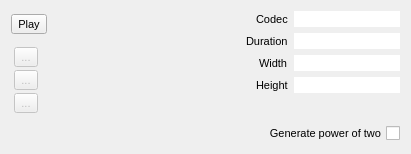
<?xml version="1.0" encoding="UTF-8"?>
<ui version="4.0">
 <class>VideoFileDialogPreviewWidget</class>
 <widget class="QWidget" name="VideoFileDialogPreviewWidget">
  <property name="geometry">
   <rect>
    <x>0</x>
    <y>0</y>
    <width>411</width>
    <height>154</height>
   </rect>
  </property>
  <property name="sizePolicy">
   <sizepolicy hsizetype="Preferred" vsizetype="Expanding">
    <horstretch>0</horstretch>
    <verstretch>0</verstretch>
   </sizepolicy>
  </property>
  <property name="font">
   <font>
    <pointsize>-1</pointsize>
   </font>
  </property>
  <property name="windowTitle">
   <string>Form</string>
  </property>
  <property name="styleSheet">
   <string notr="true">font-size:11px;</string>
  </property>
  <layout class="QGridLayout" name="gridLayout">
   <item row="0" column="0" rowspan="2">
    <widget class="QToolButton" name="startButton">
     <property name="toolTip">
      <string>Start / stop  the movie</string>
     </property>
     <property name="text">
      <string>Play</string>
     </property>
     <property name="icon">
      <iconset resource="../icons.qrc">
       <normaloff>:/glmixer/icons/media-playback-start.png</normaloff>:/glmixer/icons/media-playback-start.png</iconset>
     </property>
     <property name="iconSize">
      <size>
       <width>22</width>
       <height>22</height>
      </size>
     </property>
     <property name="checkable">
      <bool>true</bool>
     </property>
    </widget>
   </item>
   <item row="0" column="1" rowspan="7">
    <widget class="VideoFileDisplayWidget" name="previewWidget" native="true">
     <property name="sizePolicy">
      <sizepolicy hsizetype="Expanding" vsizetype="Expanding">
       <horstretch>0</horstretch>
       <verstretch>0</verstretch>
      </sizepolicy>
     </property>
     <property name="minimumSize">
      <size>
       <width>148</width>
       <height>111</height>
      </size>
     </property>
    </widget>
   </item>
   <item row="0" column="2">
    <widget class="QLabel" name="label_2">
     <property name="sizePolicy">
      <sizepolicy hsizetype="Maximum" vsizetype="Preferred">
       <horstretch>0</horstretch>
       <verstretch>0</verstretch>
      </sizepolicy>
     </property>
     <property name="layoutDirection">
      <enum>Qt::RightToLeft</enum>
     </property>
     <property name="text">
      <string>Codec</string>
     </property>
     <property name="buddy">
      <cstring>CodecNameLineEdit</cstring>
     </property>
    </widget>
   </item>
   <item row="0" column="3">
    <widget class="QLineEdit" name="CodecNameLineEdit">
     <property name="enabled">
      <bool>true</bool>
     </property>
     <property name="sizePolicy">
      <sizepolicy hsizetype="Maximum" vsizetype="Fixed">
       <horstretch>0</horstretch>
       <verstretch>0</verstretch>
      </sizepolicy>
     </property>
     <property name="toolTip">
      <string>Video codec short name</string>
     </property>
     <property name="frame">
      <bool>false</bool>
     </property>
     <property name="readOnly">
      <bool>true</bool>
     </property>
    </widget>
   </item>
   <item row="1" column="2" rowspan="2">
    <widget class="QLabel" name="label_5">
     <property name="sizePolicy">
      <sizepolicy hsizetype="Maximum" vsizetype="Preferred">
       <horstretch>0</horstretch>
       <verstretch>0</verstretch>
      </sizepolicy>
     </property>
     <property name="layoutDirection">
      <enum>Qt::RightToLeft</enum>
     </property>
     <property name="text">
      <string>Duration</string>
     </property>
     <property name="buddy">
      <cstring>endLineEdit</cstring>
     </property>
    </widget>
   </item>
   <item row="1" column="3" rowspan="2">
    <widget class="QLineEdit" name="endLineEdit">
     <property name="sizePolicy">
      <sizepolicy hsizetype="Maximum" vsizetype="Fixed">
       <horstretch>0</horstretch>
       <verstretch>0</verstretch>
      </sizepolicy>
     </property>
     <property name="toolTip">
      <string>Duration of the video</string>
     </property>
     <property name="maxLength">
      <number>20</number>
     </property>
     <property name="frame">
      <bool>false</bool>
     </property>
     <property name="readOnly">
      <bool>true</bool>
     </property>
    </widget>
   </item>
   <item row="2" column="0" rowspan="5">
    <widget class="QFrame" name="videoControlFrame">
     <property name="enabled">
      <bool>false</bool>
     </property>
     <property name="sizePolicy">
      <sizepolicy hsizetype="Maximum" vsizetype="Expanding">
       <horstretch>0</horstretch>
       <verstretch>0</verstretch>
      </sizepolicy>
     </property>
     <property name="frameShape">
      <enum>QFrame::NoFrame</enum>
     </property>
     <property name="frameShadow">
      <enum>QFrame::Plain</enum>
     </property>
     <layout class="QVBoxLayout" name="verticalLayout">
      <property name="spacing">
       <number>3</number>
      </property>
      <property name="leftMargin">
       <number>3</number>
      </property>
      <property name="topMargin">
       <number>3</number>
      </property>
      <property name="rightMargin">
       <number>3</number>
      </property>
      <property name="bottomMargin">
       <number>3</number>
      </property>
      <item>
       <widget class="QToolButton" name="seekForwardButton">
        <property name="toolTip">
         <string>Jump forward</string>
        </property>
        <property name="text">
         <string>...</string>
        </property>
        <property name="icon">
         <iconset resource="../icons.qrc">
          <normaloff>:/glmixer/icons/media-seek-forward.png</normaloff>:/glmixer/icons/media-seek-forward.png</iconset>
        </property>
       </widget>
      </item>
      <item>
       <widget class="QToolButton" name="seekBackwardButton">
        <property name="toolTip">
         <string>Jump backward</string>
        </property>
        <property name="text">
         <string>...</string>
        </property>
        <property name="icon">
         <iconset resource="../icons.qrc">
          <normaloff>:/glmixer/icons/media-seek-backward.png</normaloff>:/glmixer/icons/media-seek-backward.png</iconset>
        </property>
       </widget>
      </item>
      <item>
       <widget class="QToolButton" name="seekBeginButton">
        <property name="toolTip">
         <string>Jump backward to movie start.</string>
        </property>
        <property name="text">
         <string>...</string>
        </property>
        <property name="icon">
         <iconset resource="../icons.qrc">
          <normaloff>:/glmixer/icons/media-skip-backward.png</normaloff>:/glmixer/icons/media-skip-backward.png</iconset>
        </property>
       </widget>
      </item>
      <item>
       <spacer name="verticalSpacer">
        <property name="orientation">
         <enum>Qt::Vertical</enum>
        </property>
        <property name="sizeHint" stdset="0">
         <size>
          <width>20</width>
          <height>40</height>
         </size>
        </property>
       </spacer>
      </item>
     </layout>
    </widget>
   </item>
   <item row="3" column="2">
    <widget class="QLabel" name="label">
     <property name="sizePolicy">
      <sizepolicy hsizetype="Maximum" vsizetype="Preferred">
       <horstretch>0</horstretch>
       <verstretch>0</verstretch>
      </sizepolicy>
     </property>
     <property name="layoutDirection">
      <enum>Qt::RightToLeft</enum>
     </property>
     <property name="text">
      <string>Width</string>
     </property>
     <property name="buddy">
      <cstring>widthLineEdit</cstring>
     </property>
    </widget>
   </item>
   <item row="3" column="3">
    <widget class="QLineEdit" name="widthLineEdit">
     <property name="sizePolicy">
      <sizepolicy hsizetype="Maximum" vsizetype="Fixed">
       <horstretch>0</horstretch>
       <verstretch>0</verstretch>
      </sizepolicy>
     </property>
     <property name="toolTip">
      <string>Width of the frames (eventually converted width in parenthesis)</string>
     </property>
     <property name="maxLength">
      <number>20</number>
     </property>
     <property name="frame">
      <bool>false</bool>
     </property>
     <property name="readOnly">
      <bool>true</bool>
     </property>
    </widget>
   </item>
   <item row="4" column="2">
    <widget class="QLabel" name="label_3">
     <property name="sizePolicy">
      <sizepolicy hsizetype="Maximum" vsizetype="Preferred">
       <horstretch>0</horstretch>
       <verstretch>0</verstretch>
      </sizepolicy>
     </property>
     <property name="layoutDirection">
      <enum>Qt::RightToLeft</enum>
     </property>
     <property name="text">
      <string>Height</string>
     </property>
     <property name="buddy">
      <cstring>heightLineEdit</cstring>
     </property>
    </widget>
   </item>
   <item row="4" column="3">
    <widget class="QLineEdit" name="heightLineEdit">
     <property name="sizePolicy">
      <sizepolicy hsizetype="Maximum" vsizetype="Fixed">
       <horstretch>0</horstretch>
       <verstretch>0</verstretch>
      </sizepolicy>
     </property>
     <property name="toolTip">
      <string>Height of the frames (eventually converted height in parenthesis)</string>
     </property>
     <property name="maxLength">
      <number>20</number>
     </property>
     <property name="frame">
      <bool>false</bool>
     </property>
     <property name="readOnly">
      <bool>true</bool>
     </property>
    </widget>
   </item>
   <item row="6" column="2" colspan="2">
    <widget class="QCheckBox" name="customSizeCheckBox">
     <property name="toolTip">
      <string>Convert dimensions to the closest power-of-two
(necessary for some OpenGL rendering).</string>
     </property>
     <property name="layoutDirection">
      <enum>Qt::RightToLeft</enum>
     </property>
     <property name="text">
      <string>Generate power of two</string>
     </property>
     <property name="checked">
      <bool>false</bool>
     </property>
    </widget>
   </item>
   <item row="5" column="3">
    <spacer name="verticalSpacer_2">
     <property name="orientation">
      <enum>Qt::Vertical</enum>
     </property>
     <property name="sizeHint" stdset="0">
      <size>
       <width>20</width>
       <height>40</height>
      </size>
     </property>
    </spacer>
   </item>
  </layout>
 </widget>
 <customwidgets>
  <customwidget>
   <class>VideoFileDisplayWidget</class>
   <extends>QWidget</extends>
   <header>VideoFileDisplayWidget.h</header>
   <container>1</container>
  </customwidget>
 </customwidgets>
 <resources>
  <include location="../icons.qrc"/>
 </resources>
 <connections/>
</ui>
